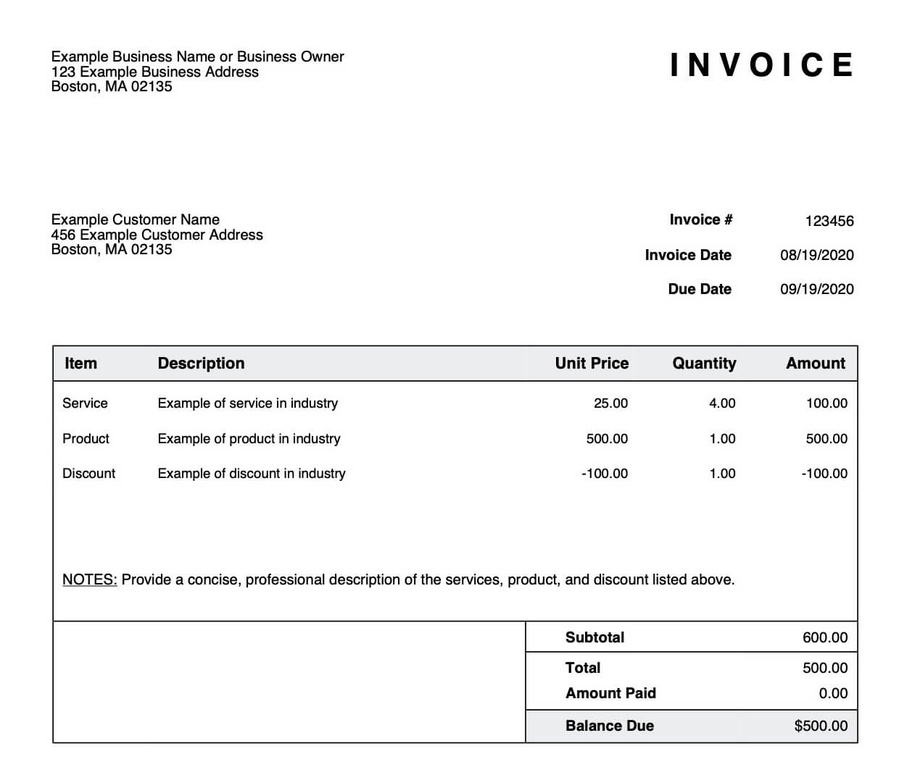
#> input picture PycharmProjects/OCR TECH/sample1.jpg, 920 x 767 px, shrunk from 1269 x 1059 before the run
$ python kerocr.py
#> lines starting #> are read from the running program, lines starting #| are printed output that depends on the picture; after the words box and inside, x2 and y2 are one past the last pixel; in counts of white or black regions, pixels touching at a corner belong together
import cv2
import easyocr
import matplotlib.pyplot as plt
import base64
image = cv2.imread('sample1.jpg')
#> image is the input picture: shape (767, 920, 3); mean B, G, R 245.3, 245.2, 245.2
gray = cv2.cvtColor(image, cv2.COLOR_BGR2GRAY)
thresh = cv2.adaptiveThreshold(gray, 255, cv2.ADAPTIVE_THRESH_MEAN_C, cv2.THRESH_BINARY_INV, 11, 4)
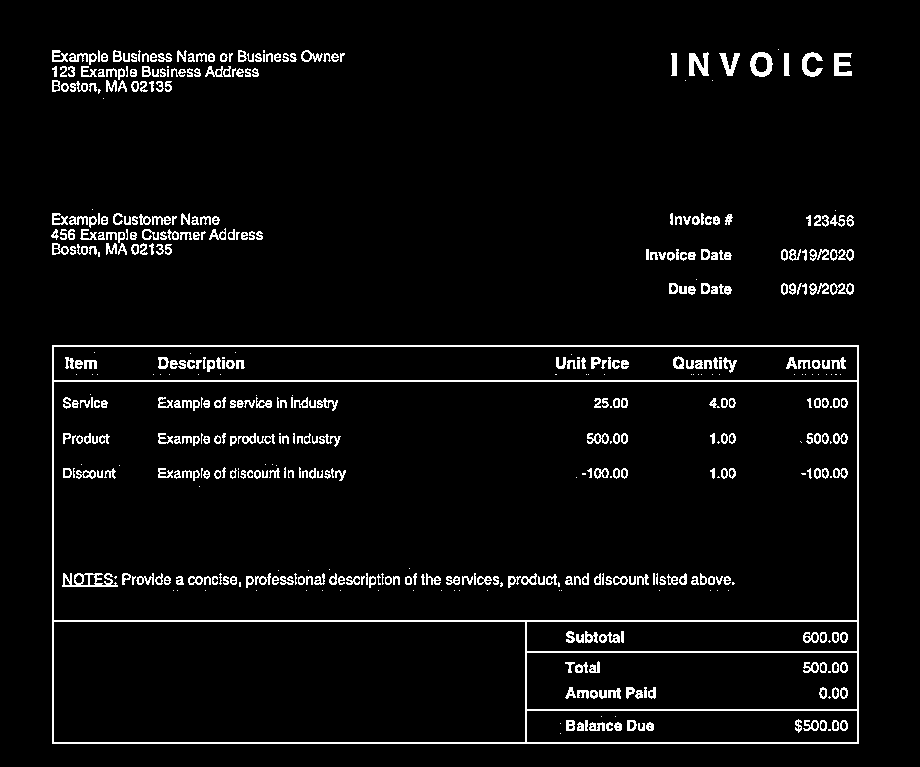
#> thresh: shape (767, 920); 4.5% white in thin lines or dots, all inside (x1, y1, x2, y2) = (51, 49, 859, 744)
contours, _ = cv2.findContours(thresh, cv2.RETR_EXTERNAL, cv2.CHAIN_APPROX_SIMPLE)
#> contours = 175 contours, 46 with area under 20; largest, box (x1, y1, x2, y2) and area: (52, 345, 859, 744) 320788, (750, 52, 773, 77) 423, (689, 52, 709, 76) 239, (802, 52, 823, 77) 205, (834, 53, 852, 76) 204
min_contour_area = 1000
table_contours = [cnt for cnt in contours if cv2.contourArea(cnt) > min_contour_area]
#> table_contours = [[[52, 345], [52, 743], [858, 743], [858, 345]]]
#> (the run stopped early here; a loop or call above may not have finished)

$ run again, with PycharmProjects/OCR TECH/imag2.png saved as PycharmProjects/OCR TECH/sample1.jpg
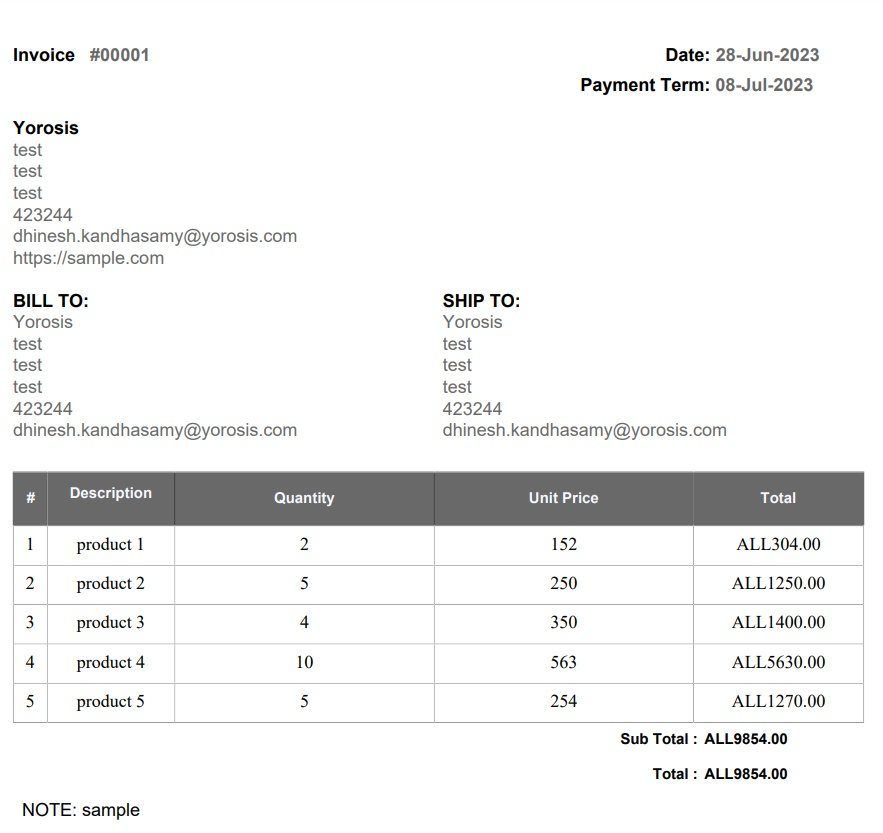
#> input picture PycharmProjects/OCR TECH/imag2.png, 883 x 833 px
#> image is the input picture: shape (833, 883, 3); mean B, G, R 240.9, 241, 240.9
#> `thresh = cv2.adaptiveThreshold(gray, 255, cv2.ADAPTIVE_THRESH_MEAN_C, ..`:
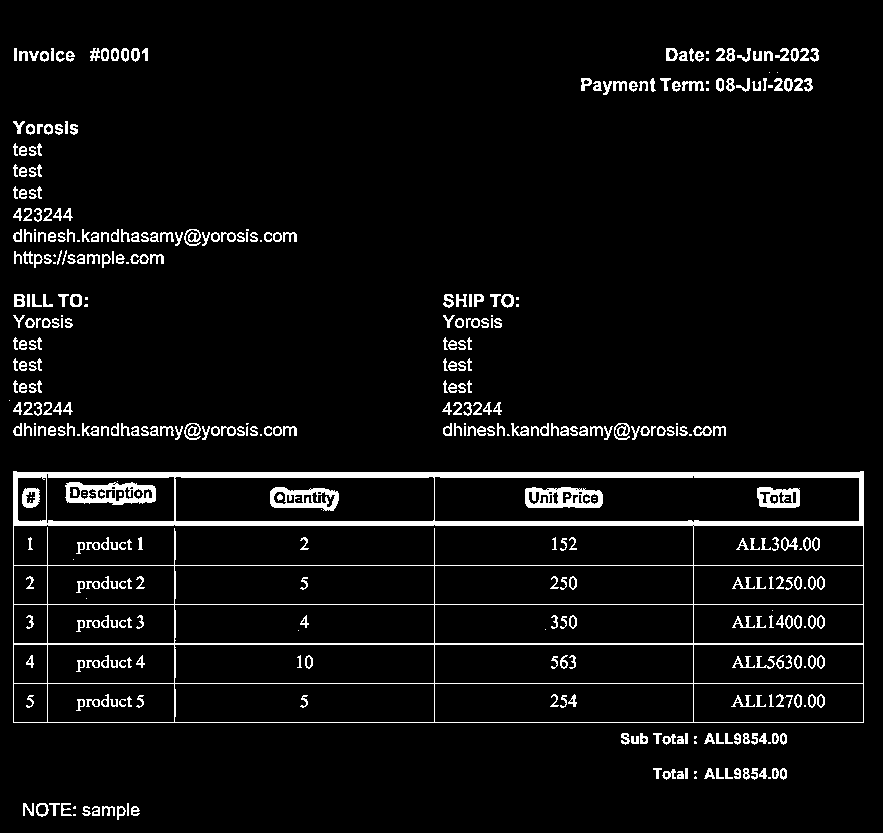
#> thresh: shape (833, 883); 5.5% white; 433 white regions (62 under 20 px)
#> contours = 304 contours, 66 with area under 20; largest, box (x1, y1, x2, y2) and area: (13, 471, 864, 723) 212507, (501, 294, 514, 308) 126, (614, 423, 630, 440) 126, (36, 803, 49, 817) 125, (70, 294, 82, 307) 123
#> table_contours = 1 item
